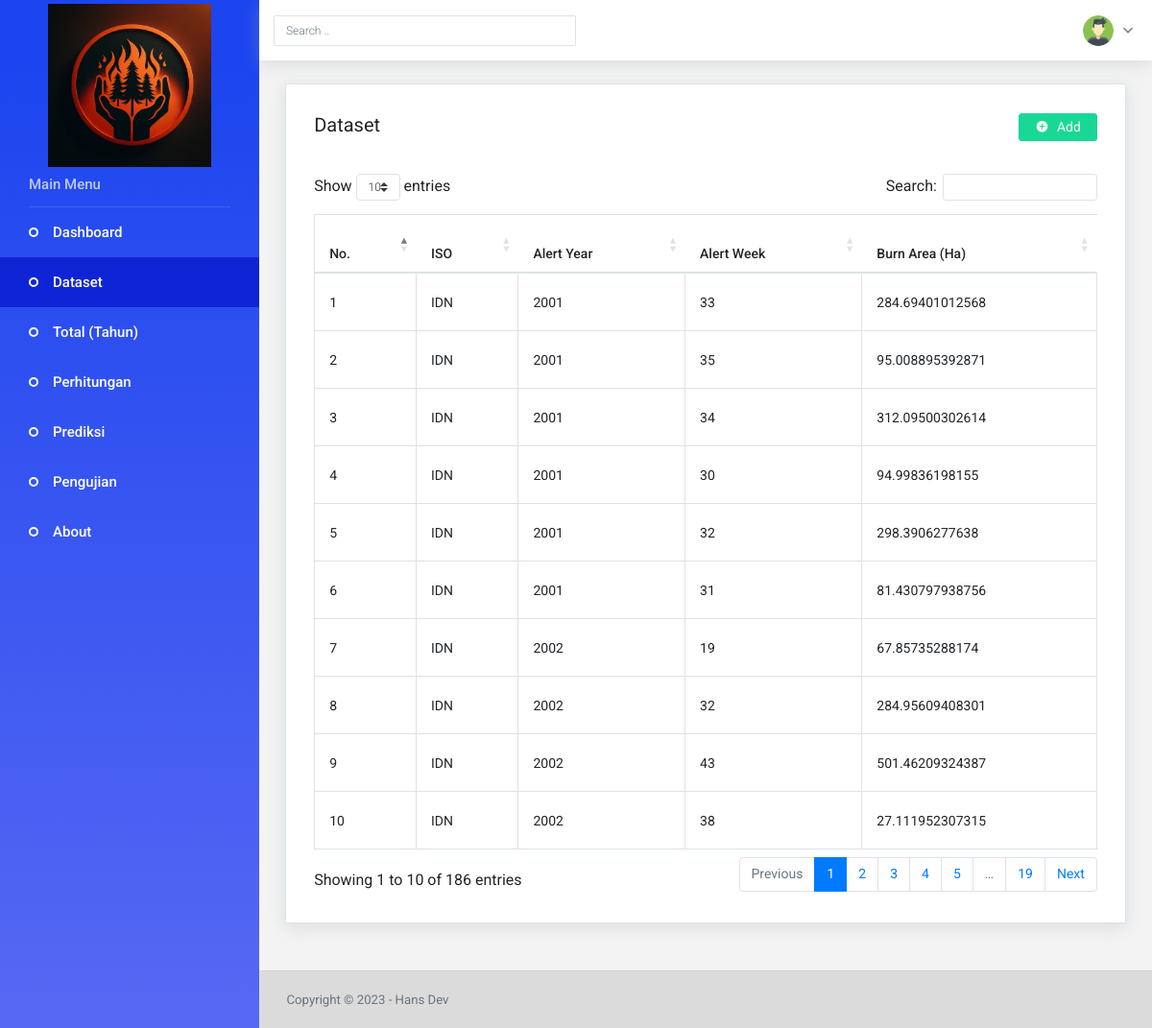
Screenshot of /index.php/dataset with the database file from the repository.
### tables this page shows
CREATE TABLE `dataset` (
  `id_dataset` int(11) NOT NULL,
  `iso` varchar(6) NOT NULL,
  `alert_year` int(4) NOT NULL,
  `alert_week` int(11) NOT NULL,
  `burn_area` double NOT NULL
);

### application/libraries/Template.php (called while the page is built, shortened)
<?php
Class Template {
    var $template_data = array();
    function set($name, $value)
    {
        $this->template_data[$name] = $value;
    }
    function load($template = '', $view = '', $view_data = array(), $return = FALSE)
    {
        $this->CI =& get_instance();
        $this->set('contents', $this->CI->load->view($view, $view_data, TRUE));
        return $this->CI->load->view($template, $this->template_data, $return);
    }
}

### application/controllers/Dataset.php (called while the page is built, shortened)
<?php defined('BASEPATH') OR exit('No direct script access allowed');
class Dataset extends CI_Controller {
	public function index()
	{
        $data['row'] = $this->dataset_m->get();
		$this->template->load('template', 'dataset/index', $data);
	}
}

### index.php (called while the page is built, shortened)
<?php
require_once BASEPATH.'core/CodeIgniter.php';

### application/models/Dataset_m.php (called while the page is built, shortened)
<?php defined('BASEPATH') OR exit('No direct script access allowed');
class Dataset_m extends CI_Model {
    public function get($id = null)
    {
        $this->db->from('dataset');
        $this->db->order_by('alert_year', 'asc');
        $query = $this->db->get();
        return $query;
    }
}

### application/views/dataset/index.php (the view, shortened to what this page needs)
<div class="row">
    <div class="col-lg-12 grid-margin stretch-card">
        <div class="card">
            <div class="card-body">
                <div class="card-title">
                    <h4 class="float-left">Dataset</h4>
                    <div class="float-right">
                        <a href="<?=site_url('dataset/create')?>" class="btn btn-success">
                            <i class="mdi mdi-plus-circle"></i> Add
                        </a>
                    </div>
                </div>
                <br><br>
                <div class="table-responsive">
                    <table class="table table-bordered" id="table1">
                        <thead>
                        <tr>
                            <th>No.</th>
                            <th>ISO</th>
                            <th>Alert Year</th>
                            <th>Alert Week</th>
                            <th>Burn Area (Ha)</th>
                        </tr>
                        </thead>
                        <tbody>
                            <?php $no = 1;
                            foreach($row->result() as $key => $value) : ?>
                            <tr>
                                <td><?=$no++?></td>
                                <td><?=$value->iso?></td>
                                <td><?=$value->alert_year?></td>
                                <td><?=$value->alert_week?></td>
                                <td><?=$value->burn_area?></td>
                            </tr>
                            <?php endforeach; ?>
                        </tbody>
                    </table>
                </div>
            </div>
        </div>
    </div>
</div>

### application/views/template.php (shortened to what this page needs)
<!DOCTYPE html>
<html lang="en">
  <head>
    <link rel="stylesheet" href="<?=base_url()?>public/assets/vendors/iconfonts/mdi/css/materialdesignicons.min.css">
    <link rel="stylesheet" href="<?=base_url()?>public/assets/vendors/css/vendor.bundle.base.css">
    <link rel="stylesheet" href="<?=base_url()?>public/assets/vendors/css/vendor.bundle.addons.css">
    <link rel="stylesheet" href="<?=base_url()?>public/assets/vendors/datatables/dataTables.bootstrap4.min.css">
    <link rel="stylesheet" href="<?=base_url()?>public/assets/css/shared/style.css">
    <link rel="stylesheet" href="<?=base_url()?>public/assets/css/demo_1/style.css">
  </head>
  <body>
    <div class="container-scroller">
      <nav class="navbar default-layout col-lg-12 col-12 p-0 fixed-top d-flex flex-row">
        <div class="text-center navbar-brand-wrapper d-flex align-items-top justify-content-center">
          <a class="navbar-brand brand-logo" href="">
            <img src="<?=base_url()?>public/assets/images/logo.png" alt="logo" />
          </a>
        </div>
        <div class="navbar-menu-wrapper d-flex align-items-center">
          <form class="search-form d-none d-md-block" action="">
            <div class="form-group">
              <input type="search" class="form-control" placeholder="Search ..">
            </div>
          </form>
          <ul class="navbar-nav ml-auto">
            <li class="nav-item dropdown d-none d-xl-inline-block user-dropdown">
              <a class="nav-link dropdown-toggle" id="UserDropdown" href="#" data-toggle="dropdown" aria-expanded="false">
                <?php if($this->session->userdata('id_user')) : ?>
                  <img class="img-xs rounded-circle" src="<?=base_url()?>public/assets/images/faces/face24.jpg" alt="Profile image"> </a>
                <?php else : ?>
                  <img class="img-xs rounded-circle" src="<?=base_url()?>public/assets/images/faces/avatar.png" alt="Profile image"> </a>
                <?php endif; ?>
            </li>
          </ul>
        </div>
      </nav>
      <div class="container-fluid page-body-wrapper">
        <nav class="sidebar sidebar-offcanvas" id="sidebar">
          <ul class="nav">
            <li class="nav-item nav-profile">
              <a href="#" class="nav-link">
                <div class="profile-image">
                </div>
                <div class="text-wrapper">
                  <?php if($this->session->userdata('id_user')) : ?>
                  <p class="profile-name"><?=user()->nama?></p>
                  <p class="designation"><?=user()->username?></p>
                  <?php else : ?>
                    <p class="profile-name">Visitor</p>
                  <?php endif; ?>
                </div>
              </a>
            </li>
            <li class="nav-item nav-category">Main Menu</li>
            <?php $url = $this->uri->segment(1); ?>
            <li class="nav-item" <?=$url == 'dashboard' || $url == '' ? 'style="background:#0f25d5;"' : ''?>>
              <a class="nav-link" href="<?=site_url('dashboard')?>">
                <span class="menu-title">Dashboard</span>
              </a>
            </li>
            <li class="nav-item" <?=$url == 'dataset' ? 'style="background:#0f25d5;"' : ''?>>
              <a class="nav-link" href="<?=site_url('dataset')?>">
                <span class="menu-title">Dataset</span>
              </a>
            </li>
            <li class="nav-item" <?=$url == 'total' ? 'style="background:#0f25d5;"' : ''?>>
              <a class="nav-link" href="<?=site_url('total')?>">
                <span class="menu-title">Total (Tahun)</span>
              </a>
            </li>
            <li class="nav-item" <?=$url == 'calc' ? 'style="background:#0f25d5;"' : ''?>>
              <a class="nav-link" href="<?=site_url('calc')?>">
                <span class="menu-title">Perhitungan</span>
              </a>
            </li>
            <li class="nav-item" <?=$url == 'predict' ? 'style="background:#0f25d5;"' : ''?>>
              <a class="nav-link" href="<?=site_url('predict')?>">
                <span class="menu-title">Prediksi</span>
              </a>
            </li>
            <li class="nav-item" <?=$url == 'testing' ? 'style="background:#0f25d5;"' : ''?>>
              <a class="nav-link" href="<?=site_url('testing')?>">
                <span class="menu-title">Pengujian</span>
              </a>
            </li>
            <li class="nav-item" <?=$url == 'about' ? 'style="background:#0f25d5;"' : ''?>>
              <a class="nav-link" href="<?=site_url('about')?>">
                <span class="menu-title">About</span>
              </a>
            </li>
          </ul>
        </nav>
        <div class="main-panel">
          <div class="content-wrapper">
            <?php echo $contents ?>
          </div>
          <footer class="footer">
            <div class="container-fluid clearfix">
              <span class="text-muted d-block text-center text-sm-left d-sm-inline-block">Copyright © 2023 - Hans Dev</span>
            </div>
          </footer>
        </div>
      </div>
    </div>
  </body>
</html>

### rows the page displays
dataset: iso "IDN", alert_year "2001", alert_week "33", burn_area "284.69401012568"
dataset: iso "IDN", alert_year "2001", alert_week "35", burn_area "95.008895392871"
dataset: iso "IDN", alert_year "2001", alert_week "34", burn_area "312.09500302614"
dataset: iso "IDN", alert_year "2001", alert_week "30", burn_area "94.99836198155"
dataset: iso "IDN", alert_year "2001", alert_week "32", burn_area "298.3906277638"
dataset: iso "IDN", alert_year "2001", alert_week "31", burn_area "81.430797938756"
dataset: iso "IDN", alert_year "2002", alert_week "19", burn_area "67.85735288174"
dataset: iso "IDN", alert_year "2002", alert_week "32", burn_area "284.95609408301"
dataset: iso "IDN", alert_year "2002", alert_week "43", burn_area "501.46209324387"
dataset: iso "IDN", alert_year "2002", alert_week "38", burn_area "27.111952307315"
